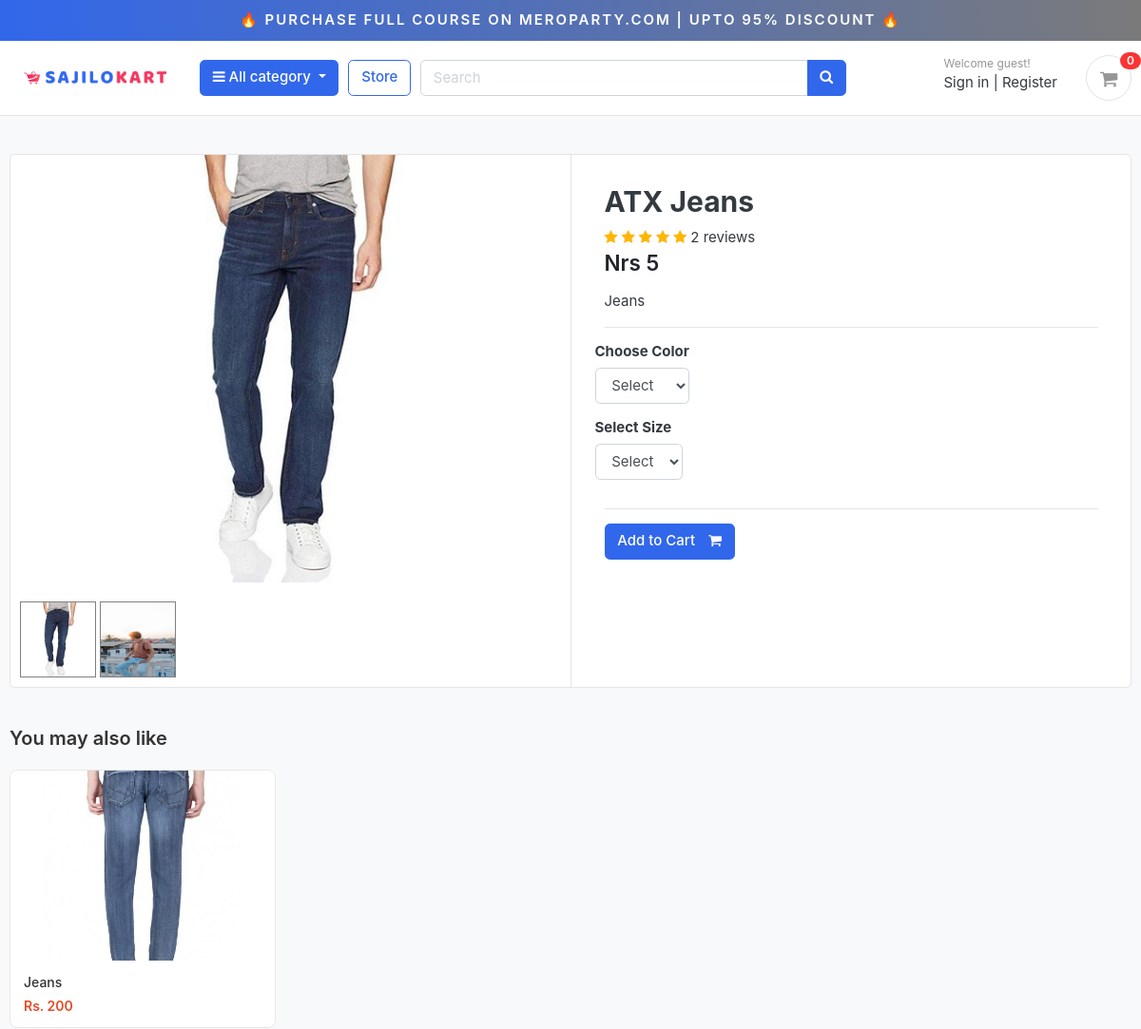
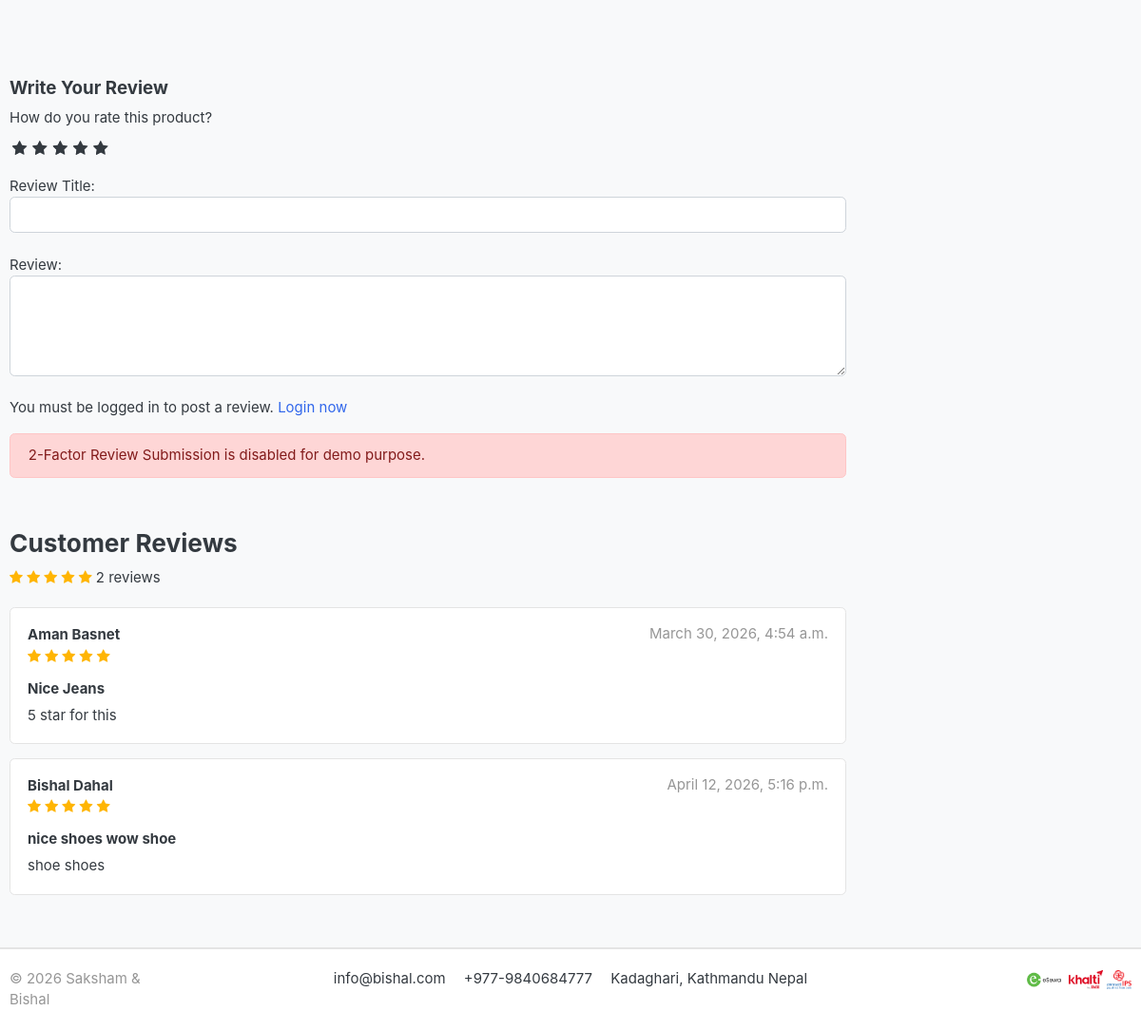
/store/category/jeans/atx-jeans/, run on the app's committed database (2 pictures, top to bottom).
### store/models.py (models this page shows, shortened)
class Product(models.Model):
    product_name    = models.CharField(max_length=200, unique=True)
    slug            = models.SlugField(max_length=200, unique=True)
    description     = models.TextField(max_length=500, blank=True)
    price           = models.IntegerField()
    images          = models.ImageField(upload_to='photos/products')
    stock           = models.IntegerField()
    is_available    = models.BooleanField(default=True)
    category        = models.ForeignKey(Category, on_delete=models.CASCADE)
    created_date    = models.DateTimeField(auto_now_add=True)
    modified_date   = models.DateTimeField(auto_now=True)
    def get_url(self):
        return reverse('product_detail', args=[self.category.slug, self.slug])
    def averageReview(self):
        reviews = ReviewRating.objects.filter(product=self, status=True).aggregate(average=Avg('rating'))
        avg = 0
        if reviews['average'] is not None:
            avg = float(reviews['average'])
        return avg
    def countReview(self):
        reviews = ReviewRating.objects.filter(product=self, status=True).aggregate(count=Count('id'))
        count = 0
        if reviews['count'] is not None:
            count = int(reviews['count'])
        return count

class ProductGallery(models.Model):
    product = models.ForeignKey(Product, default=None, on_delete=models.CASCADE)
    image = models.ImageField(upload_to='store/products', max_length=255)
    class Meta:
        verbose_name = 'productgallery'
        verbose_name_plural = 'product gallery'

class ReviewRating(models.Model):
    product = models.ForeignKey(Product, on_delete=models.CASCADE)
    user = models.ForeignKey(Account, on_delete=models.CASCADE)
    subject = models.CharField(max_length=100, blank=True)
    review = models.TextField(max_length=500, blank=True)
    rating = models.FloatField()
    ip = models.CharField(max_length=20, blank=True)
    status = models.BooleanField(default=True)
    created_at = models.DateTimeField(auto_now_add=True)
    updated_at = models.DateTimeField(auto_now=True)

### accounts/models.py (models this page shows, shortened)
class Account(AbstractBaseUser):
    first_name      = models.CharField(max_length=50)
    last_name       = models.CharField(max_length=50)
    username        = models.CharField(max_length=50, unique=True)
    email           = models.EmailField(max_length=100, unique=True)
    phone_number    = models.CharField(max_length=50)
    date_joined     = models.DateTimeField(auto_now_add=True)
    last_login      = models.DateTimeField(auto_now_add=True)
    is_admin        = models.BooleanField(default=False)
    is_staff        = models.BooleanField(default=False)
    is_active        = models.BooleanField(default=False)
    is_superadmin        = models.BooleanField(default=False)
    USERNAME_FIELD = 'email'
    REQUIRED_FIELDS = ['username', 'first_name', 'last_name']
    objects = MyAccountManager()
    def full_name(self):
        return f'{self.first_name} {self.last_name}'

### store/views.py (the view)
# urls.py: path('category/<slug:category_slug>/<slug:product_slug>/', views.product_detail, name='product_detail'),
def product_detail(request, category_slug, product_slug):
    try:
        single_product = Product.objects.get(
            category__slug=category_slug,
            slug=product_slug
        )
        in_cart = CartItem.objects.filter(
            cart__cart_id=_cart_id(request),
            product=single_product
        ).exists()
    except Exception as e:
        raise e
    if request.user.is_authenticated:
        try:
            orderproduct = OrderProduct.objects.filter(
                user=request.user,
                product_id=single_product.id
            ).exists()
        except OrderProduct.DoesNotExist:
            orderproduct = None
    else:
        orderproduct = None
    reviews = ReviewRating.objects.filter(
        product_id=single_product.id,
        status=True
    )
    product_gallery = ProductGallery.objects.filter(
        product_id=single_product.id
    )
    recommended = get_recommendations(single_product)
    context = {
        'single_product': single_product,
        'in_cart': in_cart,
        'orderproduct': orderproduct,
        'reviews': reviews,
        'product_gallery': product_gallery,
        'recommended': recommended,
    }
    return render(request, 'store/product_detail.html', context)

### templates/store/product_detail.html (shortened to what this page needs)
{% extends 'base.html' %}
{% load static %}
{% block content %}
<section class="section-content padding-y bg">
	<div class="container">
		<div class="card">
			<div class="row no-gutters">
				<aside class="col-md-6">
					<article class="gallery-wrap">
						<div class="img-big-wrap mainImage">
							<center><img src="{{ single_product.images.url }}"></center>
						</div>
					</article>
					<ul class="thumb">
						<li>
							<a href="{{ single_product.images.url }}" target="mainImage"><img src="{{ single_product.images.url }}" alt="Product Image"></a>
							{% for i in product_gallery %}
							<a href="{{i.image.url}}" target="mainImage"><img src="{{i.image.url}}" alt="Product Image"></a>
							{% endfor %}
						</li>
					</ul>
				</aside>
				<main class="col-md-6 border-left">
					<form action="{% url 'add_cart' single_product.id %}" method="POST">
						<article class="content-body">
							<h2 class="title">{{ single_product.product_name }}</h2>
							<div class="rating-star">
								<span>
									<i class="fa fa-star{% if single_product.averageReview < 0.5 %}-o{% elif single_product.averageReview >= 0.5 and single_product.averageReview < 1 %}-half-o {% endif %}" aria-hidden="true"></i>
									<i class="fa fa-star{% if single_product.averageReview < 1.5 %}-o{% elif single_product.averageReview >= 1.5 and single_product.averageReview < 2 %}-half-o {% endif %}" aria-hidden="true"></i>
									<i class="fa fa-star{% if single_product.averageReview < 2.5 %}-o{% elif single_product.averageReview >= 2.5 and single_product.averageReview < 3 %}-half-o {% endif %}" aria-hidden="true"></i>
									<i class="fa fa-star{% if single_product.averageReview < 3.5 %}-o{% elif single_product.averageReview >= 3.5 and single_product.averageReview < 4 %}-half-o {% endif %}" aria-hidden="true"></i>
									<i class="fa fa-star{% if single_product.averageReview < 4.5 %}-o{% elif single_product.averageReview >= 4.5 and single_product.averageReview < 5 %}-half-o {% endif %}" aria-hidden="true"></i>
	<span>{{single_product.countReview}} reviews</span>
									</span>
							</div>
							<div class="mb-3">
								<var class="price h4">Nrs {{single_product.price}}</var>
							</div>
							<p>{{ single_product.description }}</p>
							<hr>
							<div class="row">
								<div class="item-option-select">
									<h6>Choose Color</h6>
									<select name="color" class="form-control" required>
										<option value="" disabled selected>Select</option>
									</select>
								</div>
							</div>
							<div class="row">
								<div class="item-option-select">
									<h6>Select Size</h6>
									<select name="size" class="form-control" required>
										<option value="" disabled selected>Select</option>
									</select>
								</div>
							</div>
							<hr>
							{% if single_product.stock <= 0 %}
							<h5 class="text-danger">Out of Stock</h5>
							{% else %}
							<button type="submit" class="btn  btn-primary"> <span class="text">Add to Cart</span> <i class="fa fa-shopping-cart"></i> </button>
							{% endif %}
						</article>
					</form>
				</main>
			</div>
		</div>
{% if recommended %}
<section class="recommended-section">
    <h4 class="recommended-title">You may also like</h4>
    <div class="row">
        {% for product in recommended %}
        <div class="col-md-3 col-sm-6 col-xs-6">
            <div class="recommended-card">
                <a href="{{ product.get_url }}" class="recommended-link">
                    <div class="recommended-img-wrap">
                        <img src="{{ product.images.url }}" alt="{{ product.product_name }}" class="recommended-img">
                    </div>
                    <div class="recommended-info">
                        <p class="recommended-name">{{ product.product_name }}</p>
                        <p class="recommended-price">Rs. {{ product.price }}</p>
                    </div>
                </a>
            </div>
        </div>
        {% endfor %}
    </div>
</section>
{% endif %}
		<br>
		<div class="row">
			<div class="col-md-9">
				<form action="{% url 'submit_review' single_product.id %}" method="POST">
					<h5>Write Your Review</h5>
					<div>
						<label>How do you rate this product?</label>
						<br>
						<div class="rate">
							<input type="radio" name="rating" id="rating10" value="5" required /><label for="rating10" title="5"></label>
							<input type="radio" name="rating" id="rating8" value="4" required /><label for="rating8" title="4"></label>
							<input type="radio" name="rating" id="rating6" value="3" required /><label for="rating6" title="3"></label>
							<input type="radio" name="rating" id="rating4" value="2" required /><label for="rating4" title="2"></label>
							<input type="radio" name="rating" id="rating2" value="1" required /><label for="rating2" title="1"></label>
						</div>
<br>
						Review Title:
						<input type="text" class="form-control" name="subject">
						<br>
						Review:
						<textarea name="review" rows="4" class="form-control"></textarea>
						<br>
						{% if user.is_authenticated %}
								<input type="submit" value="Submit Review" class="btn btn-primary">
						{% else %}
						<p>You must be logged in to post a review. <span><a href="{% url 'login' %}">Login now</a></span></p>
						{% endif %}
						<div class="alert alert-danger" role="alert" style="margin-top:10px;">
  2-Factor Review Submission is disabled for demo purpose.
</div>
					</div>
				</form>
<br>
<header class="section-heading">
	<h3>Customer Reviews </h3>
	<div class="rating-star">
		<span>
			<i class="fa fa-star{% if single_product.averageReview < 0.5 %}-o{% elif single_product.averageReview >= 0.5 and single_product.averageReview < 1 %}-half-o {% endif %}" aria-hidden="true"></i>
			<i class="fa fa-star{% if single_product.averageReview < 1.5 %}-o{% elif single_product.averageReview >= 1.5 and single_product.averageReview < 2 %}-half-o {% endif %}" aria-hidden="true"></i>
			<i class="fa fa-star{% if single_product.averageReview < 2.5 %}-o{% elif single_product.averageReview >= 2.5 and single_product.averageReview < 3 %}-half-o {% endif %}" aria-hidden="true"></i>
			<i class="fa fa-star{% if single_product.averageReview < 3.5 %}-o{% elif single_product.averageReview >= 3.5 and single_product.averageReview < 4 %}-half-o {% endif %}" aria-hidden="true"></i>
			<i class="fa fa-star{% if single_product.averageReview < 4.5 %}-o{% elif single_product.averageReview >= 4.5 and single_product.averageReview < 5 %}-half-o {% endif %}" aria-hidden="true"></i>
	<span>{{single_product.countReview}} reviews</span>
			</span>
	</div>
</header>
{% for review in reviews %}
				<article class="box mb-3">
					<div class="icontext w-100">
						<div class="text">
							<span class="date text-muted float-md-right">{{review.updated_at}} </span>
							<h6 class="mb-1">{{review.user.full_name}} </h6>
							<div class="rating-star">
								<span>
									<i class="fa fa-star{% if review.rating == 0.5 %}-half-o{% elif review.rating < 1 %}-o {% endif %}" aria-hidden="true"></i>
									<i class="fa fa-star{% if review.rating == 1.5 %}-half-o{% elif review.rating < 2 %}-o {% endif %}" aria-hidden="true"></i>
									<i class="fa fa-star{% if review.rating == 2.5 %}-half-o{% elif review.rating < 3 %}-o {% endif %}" aria-hidden="true"></i>
									<i class="fa fa-star{% if review.rating == 3.5 %}-half-o{% elif review.rating < 4 %}-o {% endif %}" aria-hidden="true"></i>
									<i class="fa fa-star{% if review.rating == 4.5 %}-half-o{% elif review.rating < 5 %}-o {% endif %}" aria-hidden="true"></i>
								</span>
							</div>
						</div>
					</div>
					<div class="mt-3">
						<h6>{{review.subject}}</h6>
						<p>
							{{review.review}}
						</p>
					</div>
				</article>
{% endfor %}
			</div>
		</div>
	</div>
</section>
{% endblock %}

### data on the page
Product: images (picture), product_name "ATX Jeans", countReview "2", price "5", description "Jeans"
ProductGallery: image (picture)
Product: images (picture), product_name "Jeans", price "200"
ReviewRating: updated_at "March 30, 2026, 4:54 a.m.", user.full_name "Aman Basnet", subject "Nice Jeans", review "5 star for this"
ReviewRating: updated_at "April 12, 2026, 5:16 p.m.", user.full_name "Bishal Dahal", subject "nice shoes wow shoe", review "shoe shoes"

### other printed values
{{ cart_count }} "0"
